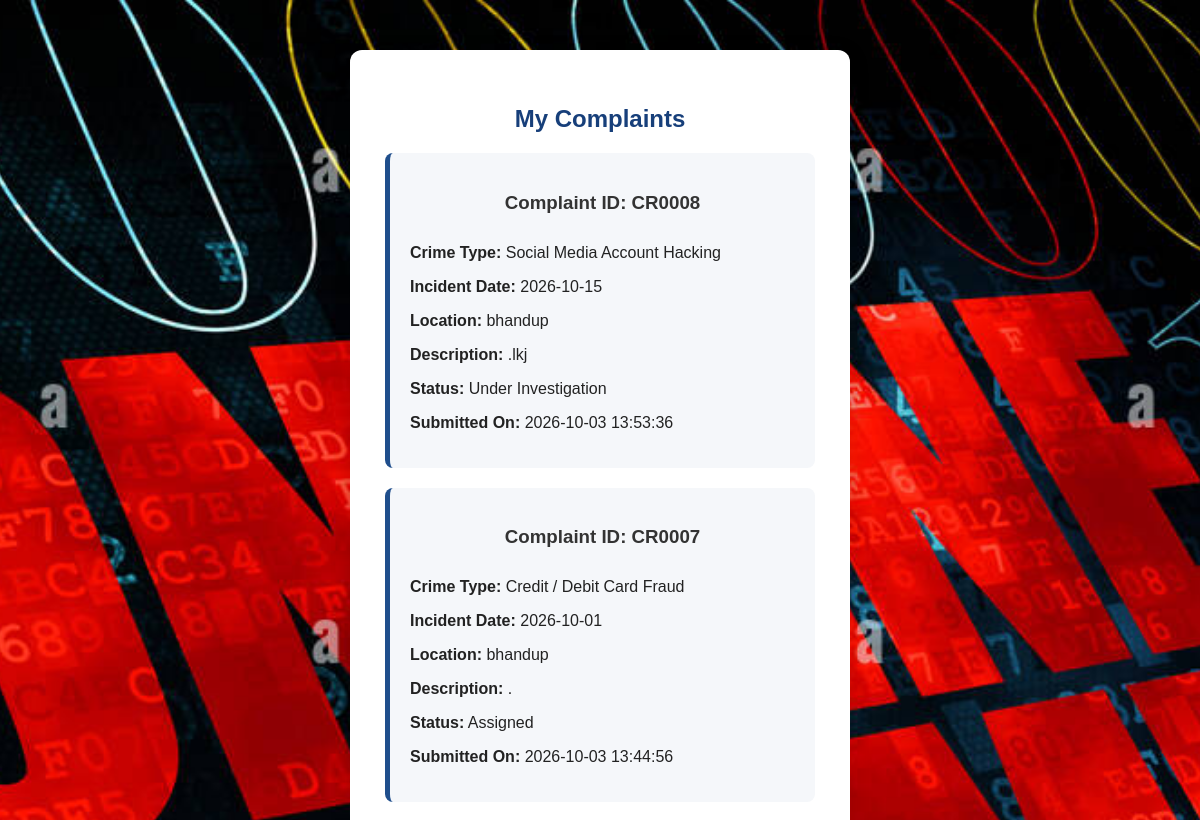
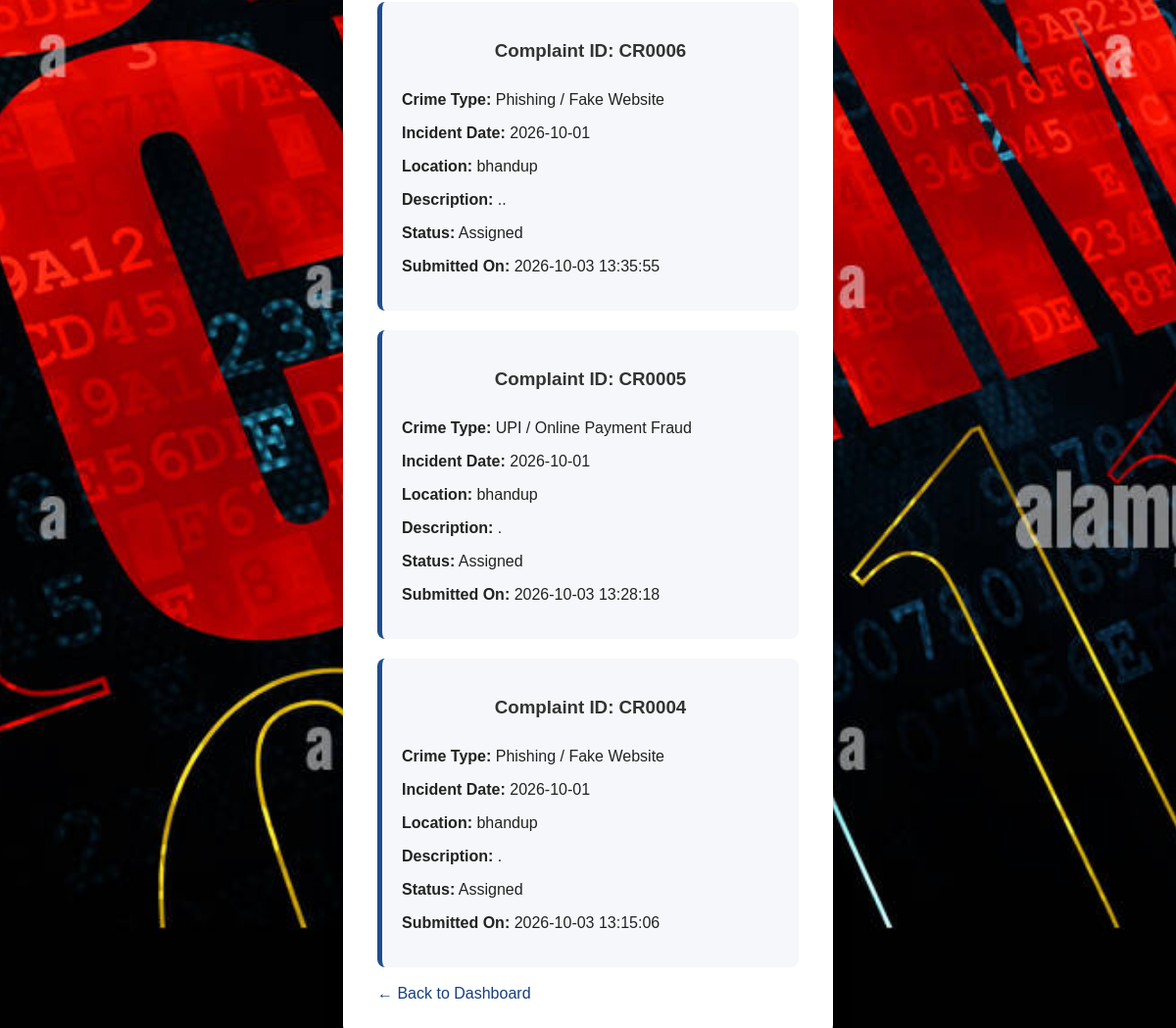
Page /my_complaints (signed in) on the committed database (2 pictures, top to bottom).
### tables this page shows
CREATE TABLE complaints (
            id INTEGER PRIMARY KEY AUTOINCREMENT,
            complaint_id TEXT UNIQUE NOT NULL,
            citizen_id INTEGER NOT NULL,
            crime_type TEXT NOT NULL,
            incident_date TEXT NOT NULL,
            location TEXT NOT NULL,
            description TEXT NOT NULL,
            status TEXT NOT NULL DEFAULT 'Submitted',
            created_at TEXT NOT NULL,
            fir_registered INTEGER DEFAULT 0,
            fir_number TEXT,
            police_remark TEXT,
            reviewed_at TEXT, assigned_police_id INTEGER,
            FOREIGN KEY(citizen_id) REFERENCES users(id)
        );

### app.py (the view)
@app.route("/my_complaints")
def my_complaints():
    if "user_id" not in session:
        return redirect(url_for("login"))
    if session["role"] != "Citizen":
        return "Access Denied"
    conn = get_db_connection()
    complaints = conn.execute("""
        SELECT *
        FROM complaints
        WHERE citizen_id = ?
        ORDER BY id DESC
    """, (
        session["user_id"],
    )).fetchall()
    conn.close()
    return render_template(
        "my_complaints.html",
        complaints=complaints
    )

### app.py (called while the page is built)
def get_db_connection():
    conn = sqlite3.connect("database.db")
    conn.row_factory = sqlite3.Row
    return conn

### templates/my_complaints.html (shortened to what this page needs)
<!DOCTYPE html>
<html>
<head>
    <link rel="stylesheet"
          href="{{ url_for('static', filename='style.css') }}">
</head>
<body>
<div class="form-container">
    <h2>My Complaints</h2>
    {% if complaints %}
        {% for complaint in complaints %}
            <div class="complaint-box">
                <h3>
                    Complaint ID:
                    {{ complaint["complaint_id"] }}
                </h3>
                <p>
                    <strong>Crime Type:</strong>
                    {{ complaint["crime_type"] }}
                </p>
                <p>
                    <strong>Incident Date:</strong>
                    {{ complaint["incident_date"] }}
                </p>
                <p>
                    <strong>Location:</strong>
                    {{ complaint["location"] }}
                </p>
                <p>
                    <strong>Description:</strong>
                    {{ complaint["description"] }}
                </p>
                <p>
                    <strong>Status:</strong>
                    {{ complaint["status"] }}
                </p>
                <p>
                    <strong>Submitted On:</strong>
                    {{ complaint["created_at"] }}
                </p>
            </div>
        {% endfor %}
    {% else %}
        <p>
            You have not submitted any complaints yet.
        </p>
    {% endif %}
    <br>
    <a href="{{ url_for('citizen_dashboard') }}">
        ← Back to Dashboard
    </a>
</div>
</body>
</html>

### static/style.css (style rules this page uses)
* { box-sizing: border-box; }
body { margin: 0; padding: 0; font-family: Arial, sans-serif; background-image: url("/static/crime.jpg"); background-size: cover; background-position: center; background-repeat: no-repeat; min-height: 100vh; color: #222; }
.form-container { width: 50%; padding: 45px; background-color: white; }
.form-container h2 { text-align: center; color: #173f7a; margin-bottom: 10px; }
.form-container h3 { text-align: center; color: #333; margin-bottom: 30px; }
.form-container a { color: #173f7a; text-decoration: none; }
.form-container { width: 500px; margin: 50px auto; background-color: white; padding: 35px; border-radius: 12px; box-shadow: 0 4px 20px rgba(0, 0, 0, 0.15); }
.complaint-box { background-color: #f5f7fa; padding: 20px; margin-top: 20px; border-radius: 8px; border-left: 5px solid #1f4e8c; }

### rows in the picture
complaints: complaint_id "CR0008", crime_type "Social Media Account Hacking", incident_date "2026-10-15", location "bhandup", description ".lkj", status "Under Investigation", created_at "2026-10-03 13:53:36"
complaints: complaint_id "CR0007", crime_type "Credit / Debit Card Fraud", incident_date "2026-10-01", location "bhandup", description ".", status "Assigned", created_at "2026-10-03 13:44:56"
complaints: complaint_id "CR0006", crime_type "Phishing / Fake Website", incident_date "2026-10-01", location "bhandup", description "..", status "Assigned", created_at "2026-10-03 13:35:55"
complaints: complaint_id "CR0005", crime_type "UPI / Online Payment Fraud", incident_date "2026-10-01", location "bhandup", description ".", status "Assigned", created_at "2026-10-03 13:28:18"
complaints: complaint_id "CR0004", crime_type "Phishing / Fake Website", incident_date "2026-10-01", location "bhandup", description ".", status "Assigned", created_at "2026-10-03 13:15:06"
